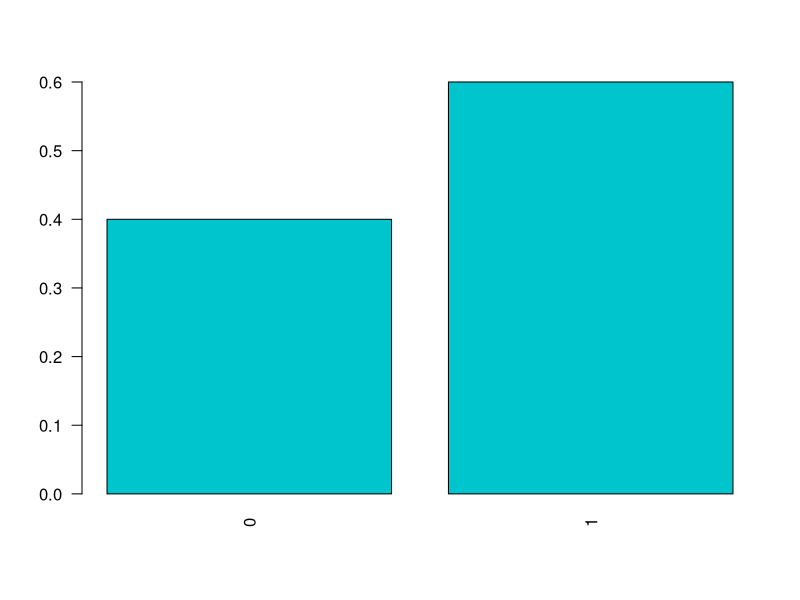
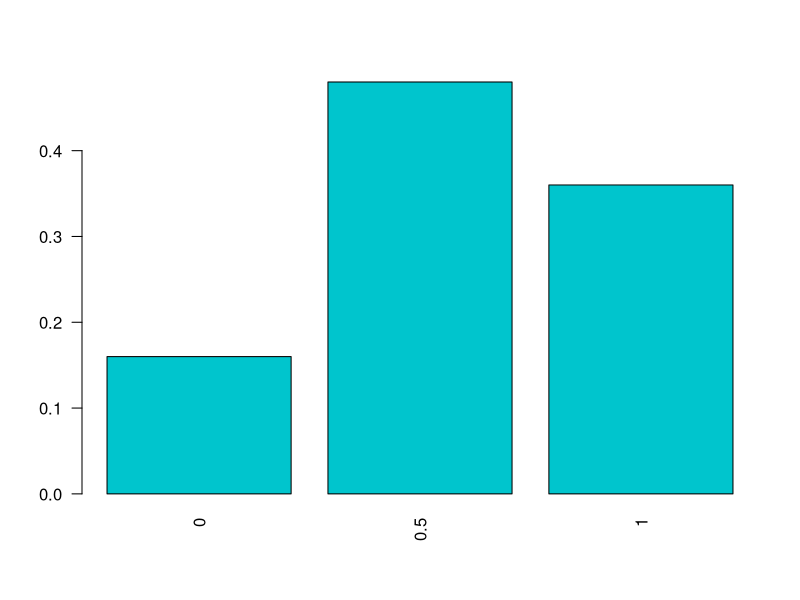
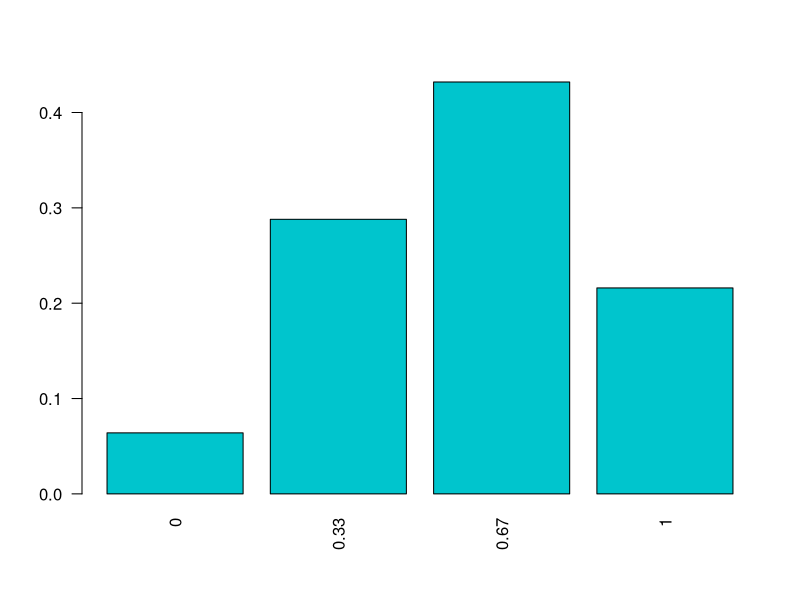
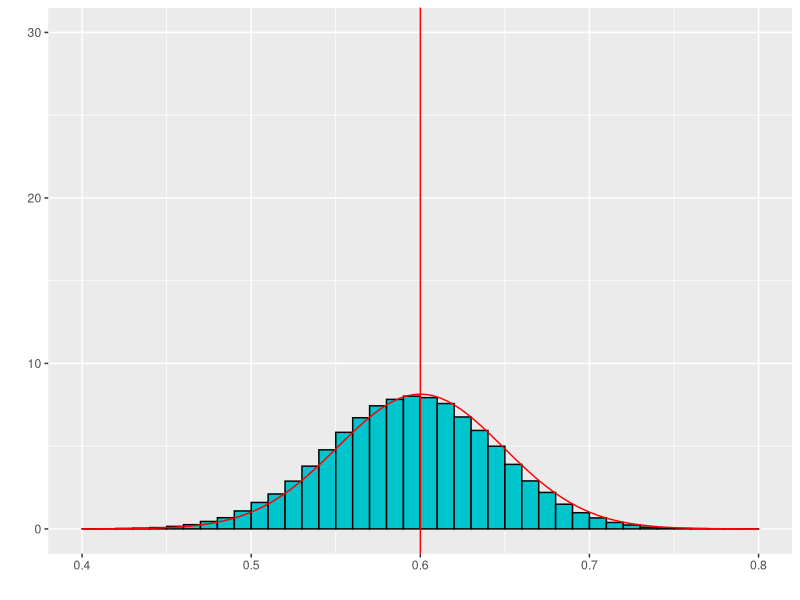
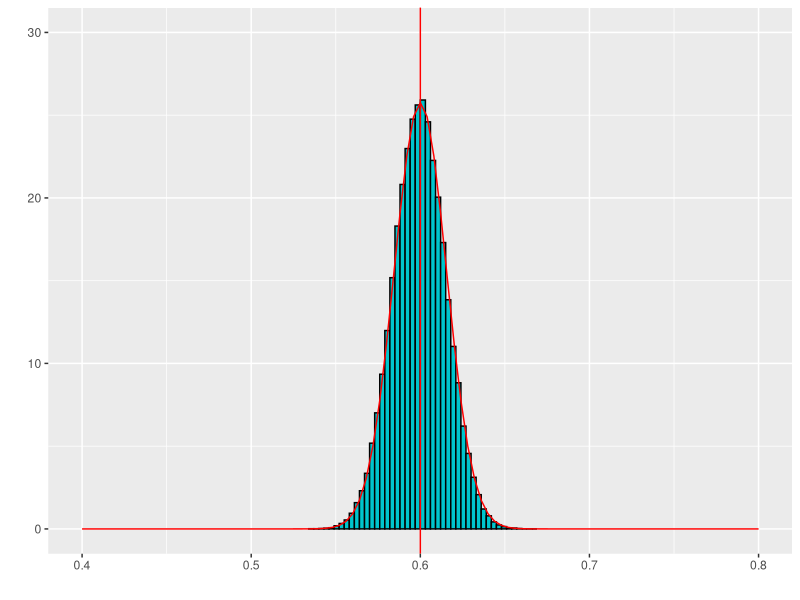
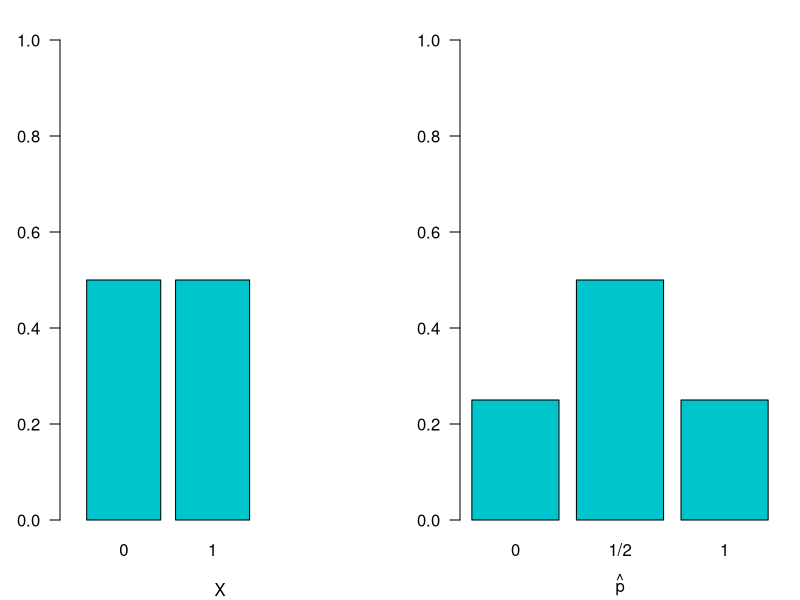
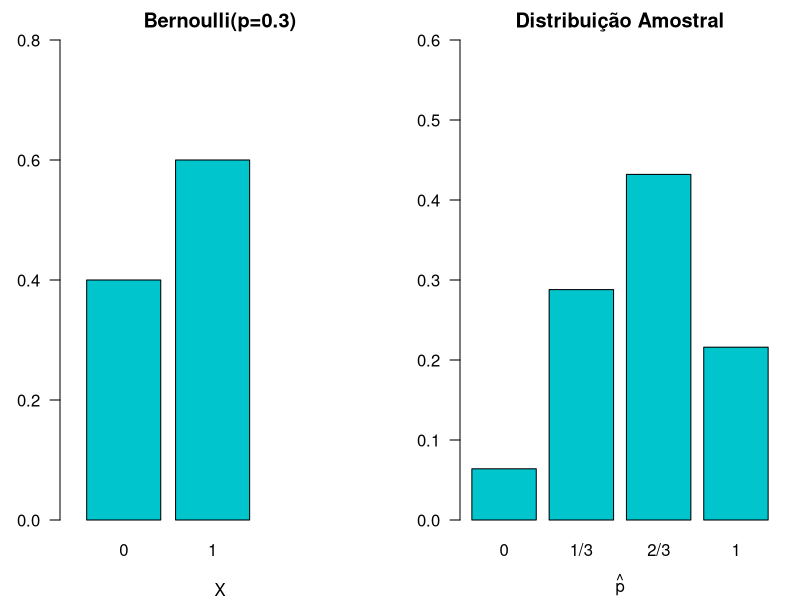
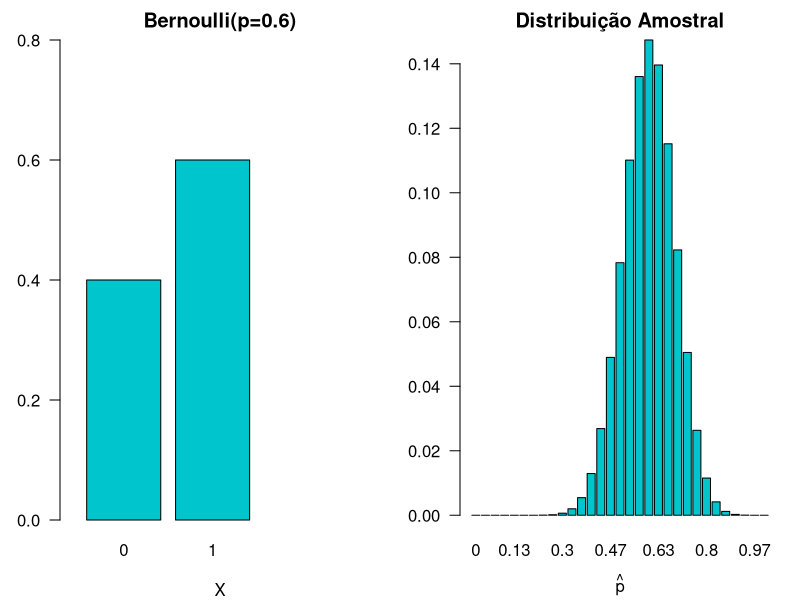

These figures' R source, in order: (Note: this script raises an error after producing the figures.)
## ---- chunk 1
namess <- c("0","1")
barplot(c(0.4,0.6), names.arg=namess, col="turquoise3", main="", 
            cex.lab=1.0, cex.axis=1.0, cex.names=1.0, cex.main=2, las=2)
## ---- chunk 2
library(kableExtra)
aa <- expand.grid(1:5,1:5)
xx <- c(1,0,1,0,1)
phat <- unlist(apply(aa,1,function(x) mean(xx[x])))
aa$phat <- phat
#colnames(aa) <- c("Pessoa amostrada 1","Pessoa amostrada 2","$\\hat{p}$")
kable(aa,align = 'ccc',col.names = c("Primeira pessoa","Segunda pessoa","$\\hat{p}$"))
## ---- chunk 3
ff <- as.data.frame(table(aa$phat))
ff$Prop=ff$Freq/(sum(ff$Freq))
kable(ff[,c(1,3)],align = 'cc',col.names = c("$x$","$P(\\hat{p}=x)$"))
## ---- chunk 4
namess <- as.character(round(as.numeric(as.character(ff$Var1)),2))
barplot(ff$Prop, names.arg=namess, col="turquoise3", main="", 
            cex.lab=1.0, cex.axis=1.0, cex.names=1.0, cex.main=2, las=2)
## ---- chunk 5
library(kableExtra)
aa <- expand.grid(1:5,1:5,1:5)
xx <- c(1,0,1,0,1)
phat <- unlist(apply(aa,1,function(x) mean(xx[x])))
aa$phat <- round(phat,3)
#colnames(aa) <- c("Pessoa amostrada 1","Pessoa amostrada 2","$\\hat{p}$")
kable(aa[1:25,],align = 'ccc',col.names = c("Pessoa amostrada 1","Pessoa amostrada 2","Pessoa amostrada 3","$\\hat{p}$"))
## ---- chunk 6
kable(aa[26:50,],align = 'ccc',col.names = c("Pessoa amostrada 1","Pessoa amostrada 2","Pessoa amostrada 3","$\\hat{p}$"))
## ---- chunk 7
kable(aa[51:75,],align = 'ccc',col.names = c("Pessoa amostrada 1","Pessoa amostrada 2","Pessoa amostrada 3","$\\hat{p}$"))
## ---- chunk 8
kable(aa[76:100,],align = 'ccc',col.names = c("Pessoa amostrada 1","Pessoa amostrada 2","Pessoa amostrada 3","$\\hat{p}$"))
## ---- chunk 9
kable(aa[101:125,],align = 'ccc',col.names = c("Pessoa amostrada 1","Pessoa amostrada 2","Pessoa amostrada 3","$\\hat{p}$"))
## ---- chunk 10
ff <- as.data.frame(table(aa$phat))
ff$Prop=round(ff$Freq/(sum(ff$Freq)),3)
kable(ff[,c(1,3)],align = 'cc',col.names = c("$x$","$P(\\hat{p}=x)$"))
## ---- chunk 11
namess <- as.character(round(as.numeric(as.character(ff$Var1)),2))
barplot(ff$Prop, names.arg=namess, col="turquoise3", main="", 
            cex.lab=1.0, cex.axis=1.0, cex.names=1.0, cex.main=2, las=2)
## ---- chunk 12
N=1000000
n=100
n1 = ceiling(N*.6)
n2= N-n1
xx <- c(rep(1,n1),rep(0,n2))
B=100000
bb <- matrix(NA,nrow=B,ncol=n)
for (i in 1:B)
{
  bb[i,] <- sample(1:N,n,replace=TRUE)
}
phat <- unlist(apply(bb,1,function(x) mean(xx[x])))
aa <- data.frame(bb)
aa$phat <- round(phat,3)
## ---- chunk 13
ff <- as.data.frame(table(aa$phat))
ff$Prop=round(ff$Freq/(sum(ff$Freq)),3)
## ---- chunk 14
library(ggplot2)
df <- data.frame(PF = aa$phat)
ggplot(df, aes(x = PF)) + 
    geom_histogram(aes(y =..density..),
                   breaks = seq(min(aa$phat), max(aa$phat), by = .01), 
                   colour = "black", 
                   fill = "turquoise3") +  geom_vline(xintercept=0.6, color="red") + 
stat_function(fun = dnorm, args = list(mean = 0.6, sd = sqrt(0.6*.4/n)),col="red") + xlab(" ") + ylab(" ") + ylim(0,30) + xlim(0.4,0.8)
## ---- chunk 15
N=1000000
n=1000
n1 = ceiling(N*.6)
n2= N-n1
xx <- c(rep(1,n1),rep(0,n2))
B=100000
bb <- matrix(NA,nrow=B,ncol=n)
for (i in 1:B)
{
  bb[i,] <- sample(1:N,n,replace=TRUE)
}
phat <- unlist(apply(bb,1,function(x) mean(xx[x])))
aa <- data.frame(bb)
aa$phat <- round(phat,3)
## ---- chunk 16
ff <- as.data.frame(table(aa$phat))
ff$Prop=round(ff$Freq/(sum(ff$Freq)),3)
## ---- chunk 17
df <- data.frame(PF = aa$phat)
ggplot(df, aes(x = PF)) + 
    geom_histogram(aes(y =..density..),
                   breaks = seq(min(aa$phat), max(aa$phat), by = .003), 
                   colour = "black", 
                   fill = "turquoise3") +  geom_vline(xintercept=0.6, color="red") +
stat_function(fun = dnorm, args = list(mean = 0.6, sd = sqrt(0.6*.4/n)),col="red") + xlab(" ") + ylab(" ") + ylim(0,30)+xlim(0.4,0.8)
## ---- chunk 18
par(mfrow=c(1, 2), mar = c(4, 3, 2, 1))
barplot(c(0.5, 0.5), las = 1, col = "turquoise3", ylim = c(0, 1), width = 0.25,
        names.arg = c(0, 1), 
        main = "", xlab = "X", ylab = "", xlim = c(0, 1))
barplot(c(0.25, 0.5, 0.25), las = 1, col = "turquoise3", 
        names.arg = c("0", "1/2", "1"), 
        main = " ", 
        xlab = bquote("" * hat(p) * "") , ylab = "", ylim = c(0, 1), )
## ---- chunk 19
n = 3
p = 0.6

par(mfrow=c(1, 2), mar = c(4, 3, 2, 1))
barplot(c(1-p, p), las = 1, col = "turquoise3", ylim = c(0, .8), width = 0.25, 
        names.arg = c(0, 1), 
        main = "Bernoulli(p=0.3)", xlab = "X", ylab = "", xlim = c(0, 1))
barplot(dbinom(0:n, n, p), las = 1, col = "turquoise3", 
        names.arg = c("0", "1/3", "2/3", "1"), 
        main = "Distribuição Amostral", 
        xlab = bquote("" * hat(p) * "") , ylab = "", ylim = c(0, .6))
## ---- chunk 20
n = 30
p = 0.6

par(mfrow=c(1, 2), mar = c(4, 3, 2, 1))
barplot(c(1-p, p), las = 1, col = "turquoise3", ylim = c(0, .8), width = 0.25, 
        names.arg = c(0, 1), 
        main = "Bernoulli(p=0.6)", xlab = "X", ylab = "", xlim = c(0, 1))
barplot(dbinom(0:n, n, p), las = 1, col = "turquoise3", 
        names.arg = round(0:n/n, 2), 
        main = "Distribuição Amostral", 
        xlab = bquote("" * hat(p) * "") , ylab = "")
## ---- chunk 21
n=30
B=100000
bb <- matrix(NA,nrow=B,ncol=n)
for (i in 1:B)
{
  bb[i,] <- rbinom(n,1,0.6)
}
phat <- rowMeans(bb)
aa <- data.frame(bb)
aa$phat <- round(phat,3)
## ---- chunk 22
df <- data.frame(PF = aa$phat)
ggplot(df, aes(x = PF)) + 
    geom_histogram(aes(y =..density..),
                   breaks = seq(min(aa$phat), max(aa$phat), by = .035), 
                   colour = "black", 
                   fill = "turquoise3") +  geom_vline(xintercept=0.6, color="red") +
stat_function(fun = dnorm, args = list(mean = 0.6, sd = sqrt(0.6*.4/n)),col="red") + xlab(" ") + ylab(" ") + ylim(0,30)+xlim(0.4,0.8)
## ---- chunk 23
n=100
B=100000
bb <- matrix(NA,nrow=B,ncol=n)
for (i in 1:B)
{
  bb[i,] <- rbinom(n,1,0.6)
}
phat <- rowMeans(bb)
aa <- data.frame(bb)
aa$phat <- round(phat,3)
## ---- chunk 24
df <- data.frame(PF = aa$phat)
ggplot(df, aes(x = PF)) + 
    geom_histogram(aes(y =..density..),
                   breaks = seq(min(aa$phat), max(aa$phat), by = .01), 
                   colour = "black", 
                   fill = "turquoise3") +  geom_vline(xintercept=0.6, color="red") +
stat_function(fun = dnorm, args = list(mean = 0.6, sd = sqrt(0.6*.4/n)),col="red") + xlab(" ") + ylab(" ") + ylim(0,30)+xlim(0.4,0.8)
## ---- chunk 25
n=1000
B=100000
bb <- matrix(NA,nrow=B,ncol=n)
for (i in 1:B)
{
  bb[i,] <- rbinom(n,1,0.6)
}
phat <- rowMeans(bb)
aa <- data.frame(bb)
aa$phat <- round(phat,3)
## ---- chunk 26
df <- data.frame(PF = aa$phat)
ggplot(df, aes(x = PF)) + 
    geom_histogram(aes(y =..density..),
                   breaks = seq(min(aa$phat), max(aa$phat), by = .005), 
                   colour = "black", 
                   fill = "turquoise3") +  geom_vline(xintercept=0.6, color="red") +
stat_function(fun = dnorm, args = list(mean = 0.6, sd = sqrt(0.6*.4/n)),col="red") + xlab(" ") + ylab(" ") + ylim(0,30)+xlim(0.4,0.8)
## ---- chunk 27
namess <- c("1000","2000","3000","4000","5000")
barplot(c(rep(1/5,5)), names.arg=namess, col="turquoise3", main="", 
            cex.lab=1.0, cex.axis=1.0, cex.names=1.0, cex.main=2, las=2)
## ---- chunk 28
library(kableExtra)
aa <- expand.grid(1:5,1:5)
xx <- c(1000,2000,3000,4000,5000)
phat <- unlist(apply(aa,1,function(x) mean(xx[x])))
aa$phat <- phat
kable(aa,align = 'ccc',col.names = c("Primeira pessoa","Segunda pessoa","$\\bar{X}$"))
## ---- chunk 29
ff <- as.data.frame(table(aa$phat))
ff$Prop=ff$Freq/(sum(ff$Freq))
kable(ff[,c(1,3)],align = 'cc',col.names = c("$x$","$P(\\bar{X}=x)$"))
esp <- sum(as.numeric(as.character(ff$Var1))*ff$Prop)
vari <- sum( ((as.numeric(as.character(ff$Var1)) - esp )^2)*ff$Prop)
## ---- chunk 30
namess <- as.character(round(as.numeric(as.character(ff$Var1)),2))
barplot(ff$Prop, names.arg=namess, col="turquoise3", main="", 
            cex.lab=1.0, cex.axis=1.0, cex.names=1.0, cex.main=2, las=2)
## ---- chunk 31
library(kableExtra)
aa <- expand.grid(1:5,1:5,1:5)
xx <- c(1000,2000,3000,4000,5000)
phat <- unlist(apply(aa,1,function(x) mean(xx[x])))
aa$phat <- round(phat,3)
#colnames(aa) <- c("Pessoa amostrada 1","Pessoa amostrada 2","$\\hat{p}$")
kable(aa[1:25,],align = 'ccc',col.names = c("Pessoa amostrada 1","Pessoa amostrada 2","Pessoa amostrada 3","$\\bar{X}$"))
## ---- chunk 32
kable(aa[26:50,],align = 'ccc',col.names = c("Pessoa amostrada 1","Pessoa amostrada 2","Pessoa amostrada 3","$\\bar{X}$"))
## ---- chunk 33
kable(aa[51:75,],align = 'ccc',col.names = c("Pessoa amostrada 1","Pessoa amostrada 2","Pessoa amostrada 3","$\\bar{X}$"))
## ---- chunk 34
kable(aa[76:100,],align = 'ccc',col.names = c("Pessoa amostrada 1","Pessoa amostrada 2","Pessoa amostrada 3","$\\bar{X}$"))
## ---- chunk 35
kable(aa[101:125,],align = 'ccc',col.names = c("Pessoa amostrada 1","Pessoa amostrada 2","Pessoa amostrada 3","$\\bar{X}$"))
## ---- chunk 36
ff <- as.data.frame(table(aa$phat))
ff$Prop=round(ff$Freq/(sum(ff$Freq)),3)
kable(ff[,c(1,3)],align = 'cc',col.names = c("$x$","$P(\\bar{X}=x)$"))
esp <- sum(as.numeric(as.character(ff$Var1))*ff$Prop)
vari <- sum( ((as.numeric(as.character(ff$Var1)) - esp )^2)*ff$Prop)
## ---- chunk 37
namess <- as.character(round(as.numeric(as.character(ff$Var1)),2))
barplot(ff$Prop, names.arg=namess, col="turquoise3", main="", 
            cex.lab=1.0, cex.axis=1.0, cex.names=1.0, cex.main=2, las=2)
## ---- chunk 38
N=1000000
n=100
xx <- c(rep(1000,N/5),rep(2000,N/5),rep(3000,N/5),rep(4000,N/5),rep(5000,N/5))
mu=mean(xx)
vari = var(xx) * (N-1)/N
B=100000
bb <- matrix(NA,nrow=B,ncol=n)
for (i in 1:B)
{
  bb[i,] <- sample(1:N,n,replace=TRUE)
}
phat <- unlist(apply(bb,1,function(x) mean(xx[x])))
aa <- data.frame(bb)
aa$phat <- round(phat,3)
## ---- chunk 39
ff <- as.data.frame(table(aa$phat))
ff$Prop=round(ff$Freq/(sum(ff$Freq)),3)
## ---- chunk 40
library(ggplot2)
df <- data.frame(PF = aa$phat)
ggplot(df, aes(x = PF)) + 
    geom_histogram(aes(y =..density..),
                   breaks = seq(min(aa$phat), max(aa$phat), by = 10), 
                   colour = "black", 
                   fill = "turquoise3") +  geom_vline(xintercept=mu, color="red") + 
stat_function(fun = dnorm, args = list(mean = mu, sd = sqrt(vari/n)),col="red") + xlab(" ") + ylab(" ") + ylim(0,0.01) + xlim(2400,3600)
## ---- chunk 41
N=1000000
n=1000
xx <- c(rep(1000,N/5),rep(2000,N/5),rep(3000,N/5),rep(4000,N/5),rep(5000,N/5))
mu=mean(xx)
vari = var(xx) * (N-1)/N
B=100000
bb <- matrix(NA,nrow=B,ncol=n)
for (i in 1:B)
{
  bb[i,] <- sample(1:N,n,replace=TRUE)
}
phat <- unlist(apply(bb,1,function(x) mean(xx[x])))
aa <- data.frame(bb)
aa$phat <- round(phat,3)
## ---- chunk 42
ff <- as.data.frame(table(aa$phat))
ff$Prop=round(ff$Freq/(sum(ff$Freq)),3)
## ---- chunk 43
df <- data.frame(PF = aa$phat)
ggplot(df, aes(x = PF)) + 
    geom_histogram(aes(y =..density..),
                   breaks = seq(min(aa$phat), max(aa$phat), by = 10), 
                   colour = "black", 
                   fill = "turquoise3") +  geom_vline(xintercept=mu, color="red") +
stat_function(fun = dnorm, args = list(mean = mu, sd = sqrt(vari/n)),col="red") + xlab(" ") + ylab(" ") + ylim(0,0.01) + xlim(2400,3600)
## ---- chunk 44
namess <- c("1000","2000","3000","4000","5000")
barplot(c(rep(1/5,5)), names.arg=namess, col="turquoise3", main="", 
            cex.lab=1.0, cex.axis=1.0, cex.names=1.0, cex.main=2, las=2)
## ---- chunk 45
n=30
B=100000
bb <- matrix(NA,nrow=B,ncol=n)
for (i in 1:B)
{
  bb[i,] <- sample(x=c(1000,2000,3000,4000,5000),size=n,replace=TRUE)
}
phat <- rowMeans(bb)

aa <- data.frame(bb)
aa$phat <- round(phat,3)
mu=mean(c(1000,2000,3000,4000,5000))
vari = var(c(1000,2000,3000,4000,5000)) * (4/5)
## ---- chunk 46
df <- data.frame(PF = aa$phat)
ggplot(df, aes(x = PF)) + 
    geom_histogram(aes(y =..density..),
                   breaks = seq(min(aa$phat), max(aa$phat), by = 33), 
                   colour = "black", 
                   fill = "turquoise3") +  geom_vline(xintercept=mu, color="red") +
stat_function(fun = dnorm, args = list(mean = mu, sd = sqrt(vari/n)),col="red") + xlab(" ") + ylab(" ") + ylim(0,0.01)+xlim(2000,4000)
## ---- chunk 47
n=100
B=100000
bb <- matrix(NA,nrow=B,ncol=n)
for (i in 1:B)
{
  bb[i,] <- sample(x=c(1000,2000,3000,4000,5000),size=n,replace=TRUE)
}
phat <- rowMeans(bb)

aa <- data.frame(bb)
aa$phat <- round(phat,3)
mu=mean(c(1000,2000,3000,4000,5000))
vari = var(c(1000,2000,3000,4000,5000)) * (4/5)
## ---- chunk 48
df <- data.frame(PF = aa$phat)
ggplot(df, aes(x = PF)) + 
    geom_histogram(aes(y =..density..),
                   breaks = seq(min(aa$phat), max(aa$phat), by = 10), 
                   colour = "black", 
                   fill = "turquoise3") +  geom_vline(xintercept=mu, color="red") +
stat_function(fun = dnorm, args = list(mean = mu, sd = sqrt(vari/n)),col="red") + xlab(" ") + ylab(" ") + ylim(0,0.01)+xlim(2000,4000)
## ---- chunk 49
n=1000
B=100000
bb <- matrix(NA,nrow=B,ncol=n)
for (i in 1:B)
{
  bb[i,] <- sample(x=c(1000,2000,3000,4000,5000),size=n,replace=TRUE)
}
phat <- rowMeans(bb)

aa <- data.frame(bb)
aa$phat <- round(phat,3)
## ---- chunk 50
df <- data.frame(PF = aa$phat)
ggplot(df, aes(x = PF)) + 
    geom_histogram(aes(y =..density..),
                   breaks = seq(min(aa$phat), max(aa$phat), by = 10), 
                   colour = "black", 
                   fill = "turquoise3") +  geom_vline(xintercept=mu, color="red") +
stat_function(fun = dnorm, args = list(mean = mu, sd = sqrt(vari/n)),col="red") + xlab(" ") + ylab(" ") + ylim(0,0.01)+xlim(2000,4000)
## ---- chunk 51
B=100000
mu=3.5
vari = 17.5/6
